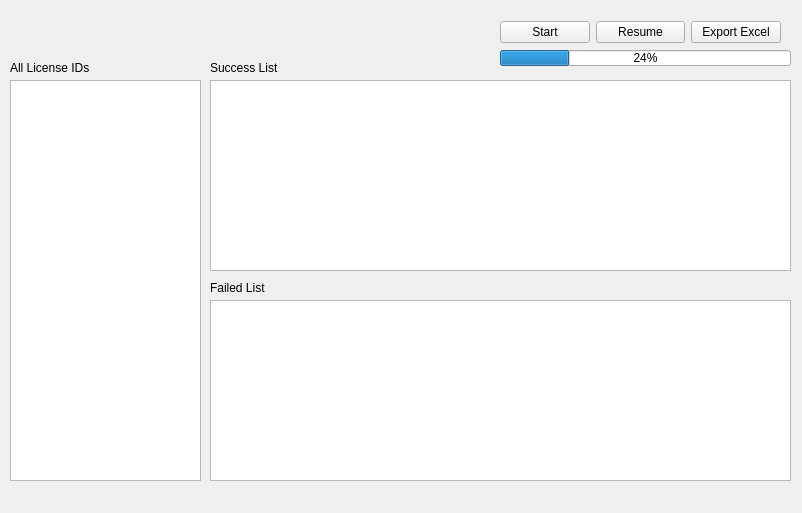
<?xml version="1.0" encoding="UTF-8"?>
<ui version="4.0">
 <class>AnkiToExcel</class>
 <widget class="QMainWindow" name="MainWindow">
  <property name="geometry">
   <rect>
    <x>0</x>
    <y>0</y>
    <width>802</width>
    <height>513</height>
   </rect>
  </property>
  <property name="minimumSize">
   <size>
    <width>802</width>
    <height>513</height>
   </size>
  </property>
  <property name="maximumSize">
   <size>
    <width>802</width>
    <height>513</height>
   </size>
  </property>
  <property name="windowTitle">
   <string>MainWindow</string>
  </property>
  <widget class="QWidget" name="centralwidget">
   <widget class="QTableView" name="idListView">
    <property name="geometry">
     <rect>
      <x>210</x>
      <y>80</y>
      <width>581</width>
      <height>191</height>
     </rect>
    </property>
   </widget>
   <widget class="QTextEdit" name="idsEdit">
    <property name="geometry">
     <rect>
      <x>10</x>
      <y>80</y>
      <width>191</width>
      <height>401</height>
     </rect>
    </property>
   </widget>
   <widget class="QLabel" name="label">
    <property name="geometry">
     <rect>
      <x>10</x>
      <y>60</y>
      <width>91</width>
      <height>16</height>
     </rect>
    </property>
    <property name="text">
     <string>All License IDs</string>
    </property>
   </widget>
   <widget class="QProgressBar" name="progressBar">
    <property name="geometry">
     <rect>
      <x>500</x>
      <y>50</y>
      <width>291</width>
      <height>16</height>
     </rect>
    </property>
    <property name="value">
     <number>24</number>
    </property>
   </widget>
   <widget class="QWidget" name="horizontalLayoutWidget">
    <property name="geometry">
     <rect>
      <x>500</x>
      <y>20</y>
      <width>281</width>
      <height>25</height>
     </rect>
    </property>
    <layout class="QHBoxLayout" name="horizontalLayout">
     <item>
      <widget class="QPushButton" name="startBtn">
       <property name="text">
        <string>Start</string>
       </property>
      </widget>
     </item>
     <item>
      <widget class="QPushButton" name="resumeBtn">
       <property name="text">
        <string>Resume</string>
       </property>
      </widget>
     </item>
     <item>
      <widget class="QPushButton" name="exportBtn">
       <property name="text">
        <string>Export Excel</string>
       </property>
      </widget>
     </item>
    </layout>
   </widget>
   <widget class="QTableView" name="failedListView">
    <property name="geometry">
     <rect>
      <x>210</x>
      <y>300</y>
      <width>581</width>
      <height>181</height>
     </rect>
    </property>
   </widget>
   <widget class="QLabel" name="label_2">
    <property name="geometry">
     <rect>
      <x>210</x>
      <y>60</y>
      <width>91</width>
      <height>16</height>
     </rect>
    </property>
    <property name="text">
     <string>Success List</string>
    </property>
   </widget>
   <widget class="QLabel" name="label_3">
    <property name="geometry">
     <rect>
      <x>210</x>
      <y>280</y>
      <width>91</width>
      <height>16</height>
     </rect>
    </property>
    <property name="text">
     <string>Failed List</string>
    </property>
   </widget>
  </widget>
  <widget class="QMenuBar" name="menubar">
   <property name="geometry">
    <rect>
     <x>0</x>
     <y>0</y>
     <width>802</width>
     <height>21</height>
    </rect>
   </property>
  </widget>
 </widget>
 <resources/>
 <connections/>
</ui>
